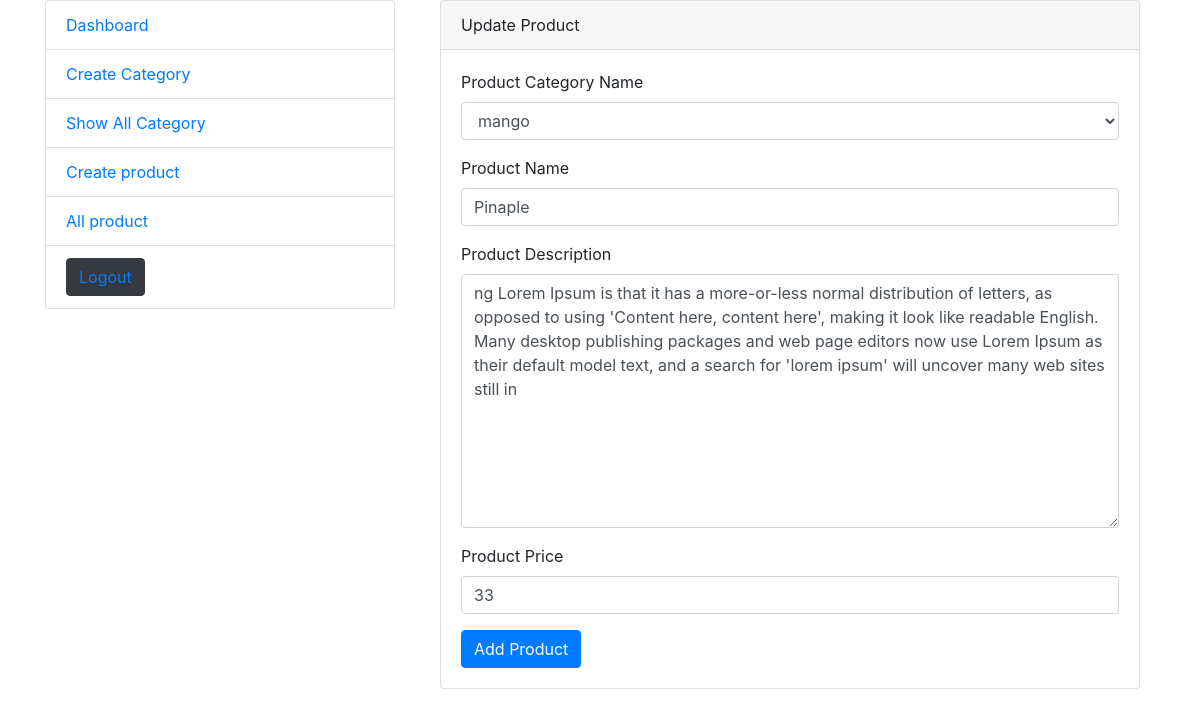
Page /admin/products/update.php?id=4 on the committed database.
### tables this page shows
CREATE TABLE `product` (
  `p_id` int(11) NOT NULL,
  `category_id` int(11) NOT NULL,
  `p_name` varchar(255) NOT NULL,
  `p_description` text NOT NULL,
  `p_price` int(11) NOT NULL,
  `p_image` varchar(255) NOT NULL
);

### admin/products/update.php (the view, shortened to what this page needs)
<?php include '../../inc/database.php';?>
<?php
  if(isset($_GET['id'])){
  	$id = $_GET['id'];
    $result = mysqli_query($con, "SELECT * from product WHERE p_id=".$id);
    $row = mysqli_fetch_assoc($result);
?>
<!doctype html>
<html lang="en">
  <head>
    <link rel="stylesheet" href="../css/bootstrap.min.css">
    <link rel="stylesheet" type="text/css" href="style.css">
  </head>
  <body>
    <div class="container">
      <div class="row">
        <div class="col-md-4">
          <ul class="list-group">
            <li class="list-group-item">
              <a href="../dashboard.php">Dashboard</a>
            </li>
             <li class="list-group-item">
              <a href="../categories/create.php">Create Category</a>
            </li>
            <li class="list-group-item">
              <a href="../categories/all_category.php">Show All Category</a>
            </li>
              <li class="list-group-item">
              <a href="create.php">Create product</a>
            </li>
              <li class="list-group-item">
              <a href="all_product.php">All product</a>
            </li>
             <li class="list-group-item">
              <button class="btn btn-dark"><a style="text-decoration: none" href="../logout.php">Logout</a></button>
            </li>
          </ul>
        </div>
        <div class="col-md-8">
          <div class="container">
          		    <div class="card">
						  <div class="card-header">
						    Update Product
						  </div>
						  <div class="card-body">
						    <form action="update.php?id=<?php echo $row['p_id']?>" method="post">
                  <div class="form-group">
                    <label>Product Category Name</label>
                    <select class="form-control" name="category_id">
                          <?php
                       $sql = "select * from product_category";
                       $result = mysqli_query($con,$sql);
                       while ($c_row = mysqli_fetch_assoc($result)) {
                        $c_id = $c_row['category_id'];
                        $p_id = $row['category_id'];
                        if($c_id == $p_id){ ?>
                      <option selected value="<?php echo $c_row['category_id']?>"><?php echo $c_row['category_name'] ?></option>
                          <?php  }
                          else{ ?>
                            <option  value="<?php echo $c_row['category_id']?>"><?php echo $c_row['category_name'] ?></option>
                            <?php
                          }
                        } ?>
                  </select>
                  </div>
								  <div class="form-group">
								    <label>Product Name</label>
								    <input type="text" class="form-control"  value="<?php echo $row['p_name'] ?>" name="productName" required="">
								  </div>
								  <div class="form-group">
								    <label>Product Description</label>
								    <textarea cols="10" rows="10" name="productDescription" class="form-control"><?php echo $row['p_description'] ?></textarea>
								  </div>
								  <div class="form-group">
								    <label>Product Price</label>
								    <input type="text" class="form-control"  value="<?php echo $row['p_price'] ?>" name="productPrice" required="">
								  </div>
								  <button type="submit" class="btn btn-primary" name="submit">Add Product</button>
								</form>
							<?php } ?>
						  </div>
					</div>
          </div>
        </div
      </div>
    </div>
  </body>
</html>

### rows in the picture
product: productName "Pinaple", productDescription "ng Lorem Ipsum is that it has a more-or-less normal distribution of letters, as opposed to using 'Content here, content here', making it look like readable English. Many desktop publishing packages and web page editors now use Lorem Ipsum as their default model text, and a search for 'lorem ipsum' will uncover many web sites still in", productPrice "33"

### other values in the picture
form field category_id "mango"
